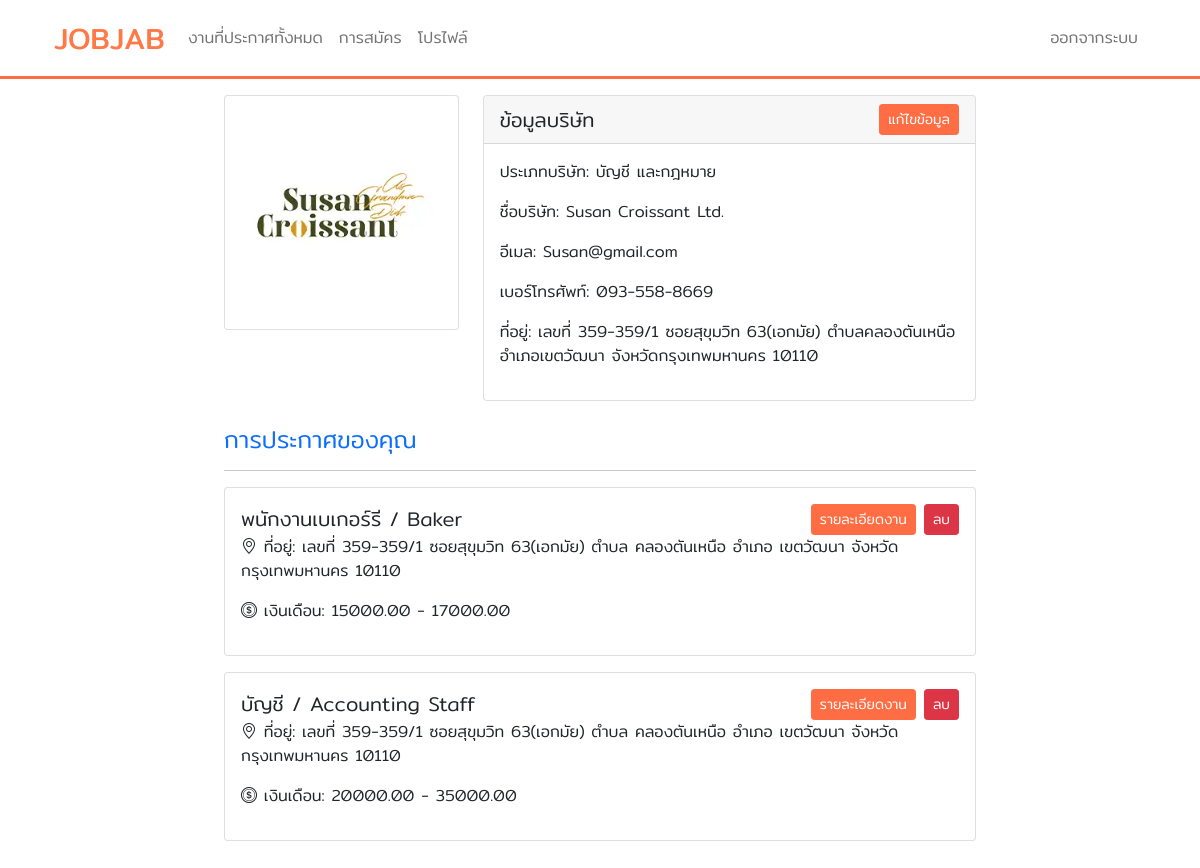
The page /user/profile.php (signed in) on the database its author committed.
### tables this page shows
CREATE TABLE `users` (
  `id` int(11) NOT NULL,
  `username` varchar(255) NOT NULL,
  `email` varchar(255) NOT NULL,
  `password` varchar(255) NOT NULL,
  `cpassword` varchar(255) NOT NULL,
  `role` enum('user','admin') DEFAULT 'user',
  `address` varchar(255) NOT NULL,
  `number` text NOT NULL,
  `img` varchar(255) NOT NULL,
  `type_id` int(11) NOT NULL,
  `provinces_id` int(11) NOT NULL,
  `amphures_id` int(11) NOT NULL,
  `tambon_id` int(11) NOT NULL,
  `zip_code` int(11) NOT NULL,
  `post_id` int(11) DEFAULT NULL
);

CREATE TABLE `type` (
  `type_id` int(11) NOT NULL,
  `type_name` varchar(255) NOT NULL
);

CREATE TABLE `thai_tambons` (
  `tambon_id` int(11) NOT NULL,
  `zip_code` int(11) NOT NULL,
  `tambon_name` varchar(150) NOT NULL,
  `amphures_id` int(11) NOT NULL
);

CREATE TABLE `thai_amphures` (
  `amphures_id` int(11) NOT NULL,
  `amphures_name` varchar(150) NOT NULL,
  `province_id` int(11) NOT NULL
);

CREATE TABLE `thai_provinces` (
  `provinces_id` int(11) NOT NULL,
  `provinces_name` varchar(150) NOT NULL
);

CREATE TABLE `job_posts` (
  `post_id` int(11) NOT NULL,
  `position` varchar(255) NOT NULL,
  `type_id` int(11) NOT NULL,
  `provinces_id` int(11) NOT NULL,
  `amphures_id` int(11) NOT NULL,
  `tambon_id` int(11) NOT NULL,
  `zip_code` int(11) NOT NULL,
  `salary_from` decimal(10,2) NOT NULL,
  `salary_to` decimal(10,2) NOT NULL,
  `job_details` text NOT NULL,
  `qualifications` text NOT NULL,
  `application_method` text NOT NULL,
  `benefits` text NOT NULL,
  `user_id` int(11) NOT NULL,
  `people` int(111) NOT NULL
);

### user/profile.php (the view, shortened to what this page needs)
<?php
include '../control/index.php';
include('../config/db.php');
include '../view/navbar.php';
?>
<div class="container col-md-8 py-3">
    <form method="post" action="../config/editprofile.php" enctype="multipart/form-data" id="profileForm">
        <div class="row">
            <div class="col-lg-4">
                <div class="card mb-4">
                    <div class="card-body text-center">
                        <img name="editimg" id="avatarImage"
                            src="<?= isset($_SESSION['data']['img']) ? '../img/' . $_SESSION['data']['img'] : '../img/default.png' ?>"
                            class="rounded img-fluid" style="width: 250px;">
                    </div>
                </div>
            </div>
            <div class="col-lg-8">
                <div class="card mb-4">
                    <div class="card-header">
                        <div class="d-flex justify-content-between align-items-center">
                            <h5 class="card-title mb-0">ข้อมูลบริษัท</h5>
                            <button type="button" class="btn btn-primary btn-sm custom-btn" onclick="editProfile()">
                                แก้ไขข้อมูล
                            </button>
                        </div>
                    </div>
                    <div class="card-body">
                        <?php
                            $sql = "SELECT users.*, type.type_name, thai_tambons.tambon_name, thai_amphures.amphures_name, thai_provinces.provinces_name FROM users
                            JOIN type ON users.type_id = type.type_id
                            JOIN thai_tambons ON users.tambon_id = thai_tambons.tambon_id
                            JOIN thai_amphures ON users.amphures_id = thai_amphures.amphures_id
                            JOIN thai_provinces ON users.provinces_id = thai_provinces.provinces_id
                            WHERE users.id = {$_SESSION['id']}";
                            $result = $conn->query($sql);
                            if ($result !== false) {
                                $row = $result->fetch_assoc();
                                if ($row) {
                                    echo "<p id='companyTypeLabel'>ประเภทบริษัท: {$row['type_name']}</p>";
                                    echo "<p id='companyNameLabel'>ชื่อบริษัท: {$row['username']}</p>";
                                    echo "<p id='companyEmailLabel'>อีเมล: {$row['email']}</p>";
                                    echo "<p id='companyPhoneLabel'>เบอร์โทรศัพท์: {$row['number']}</p>";
                                    echo "<p id='companyAddressLabel'>ที่อยู่: {$row['address']} ตำบล{$row['tambon_name']} อำเภอ{$row['amphures_name']} จังหวัด{$row['provinces_name']} {$row['zip_code']}</p>";
                                } else {
                                    echo "No data found";
                                }
                            } else {
                                echo "Error: " . $conn->error;
                            }
                        ?>
                    </div>
                </div>
            </div>
        </div>
    </form>
    <?php
    include '../user/postin.php';
    ?>
</div>

### user/postin.php (shortened to what this page needs)
<?php
include '../control/index.php';
?>
<h4><span class="text-primary font-italic me-1  mt-5">การประกาศของคุณ</span></h4>
<hr>
<?php
if (isset($_SESSION['role']) && $_SESSION['role'] == 'user') {
    $jobQuery = "SELECT job_posts.*, users.username, users.address, users.img, type.type_name, thai_tambons.tambon_name, thai_amphures.amphures_name, thai_provinces.provinces_name
    FROM job_posts
    JOIN type ON job_posts.type_id = type.type_id
    JOIN thai_tambons ON job_posts.tambon_id = thai_tambons.tambon_id
    JOIN thai_amphures ON job_posts.amphures_id = thai_amphures.amphures_id
    JOIN users ON job_posts.user_id = users.id
    JOIN thai_provinces ON job_posts.provinces_id = thai_provinces.provinces_id
    WHERE job_posts.user_id = {$_SESSION['id']}";
    $jobResult = mysqli_query($conn, $jobQuery);
    if ($jobResult) {
        if(mysqli_num_rows($jobResult) > 0) {
            while ($row = mysqli_fetch_assoc($jobResult)) {
?>
                <div class="row">
                    <div class="col-12">
                        <div class="card mb-3">
                            <div class="card-body py-3 nav-item" name="cardp">
                                <div class="d-flex justify-content-between align-items-center">
    <h5 class="card-title mb-0"><?php echo $row['position']; ?></h5>
    <div class="d-flex">
        <a href='post.php?id=<?php echo $row['post_id']; ?>' class='btn btn-primary btn-sm me-2 custom-btn'>รายละเอียดงาน</a>
        <a href='../config/delete_post.php?id=<?php echo $row['post_id']; ?>' class='btn btn-danger btn-sm'>ลบ</a>
    </div>
</div>
                                <div class="row g-0">
                                    <p>
                                        <i class="bi bi-geo-alt"></i> ที่อยู่: <?php echo $row['address']; ?> ตำบล
                                        <?php echo $row['tambon_name']; ?> อำเภอ <?php echo $row['amphures_name']; ?> จังหวัด
                                        <?php echo $row['provinces_name']; ?> <?php echo $row['zip_code']; ?>
                                    </p>
                                    <p class="col-6 col-md-6"><i class="bi bi-coin"></i> เงินเดือน: <?php echo $row['salary_from']; ?> -
                                        <?php echo $row['salary_to']; ?></p>
                                </div>
                            </div>
                        </div>
                    </div>
                </div>
<?php
            }
        }
    } else {
        echo "Error: " . mysqli_error($conn);
    }
}
?>

### control/index.php (style rules this page uses)
.nav-item { position: relative; }
.nav-item::after { content: ''; position: absolute; width: 100%; height: 2px; background-color: transparent; bottom: 0; left: 0; transition: background-color 0.3s ease; }
body { font-family: 'Mitr', sans-serif; }
.card { overflow: hidden; }
.card img { width: 100%; height: auto; object-fit: cover; }
.custom-btn { background-color: #FE6D43; border-color: #FE6D43; }

### rows shown on the page
users: type.type_name "บัญชี และกฎหมาย", username "Susan Croissant Ltd.", email "Susan@gmail.com", number "093-558-8669", address "เลขที่ 359-359/1 ซอยสุขุมวิท 63(เอกมัย)", tambon.tambon_name "คลองตันเหนือ", amphures.amphures_name "เขตวัฒนา", provinces.provinces_name "กรุงเทพมหานคร", zip_code "10110"
job_posts: position "พนักงานเบเกอร์รี / Baker", user.address "เลขที่ 359-359/1 ซอยสุขุมวิท 63(เอกมัย)", tambon.tambon_name "คลองตันเหนือ", amphures.amphures_name "เขตวัฒนา", provinces.provinces_name "กรุงเทพมหานคร", zip_code "10110", salary_from "15000.00", salary_to "17000.00"
job_posts: position "บัญชี / Accounting Staff", user.address "เลขที่ 359-359/1 ซอยสุขุมวิท 63(เอกมัย)", tambon.tambon_name "คลองตันเหนือ", amphures.amphures_name "เขตวัฒนา", provinces.provinces_name "กรุงเทพมหานคร", zip_code "10110", salary_from "20000.00", salary_to "35000.00"
